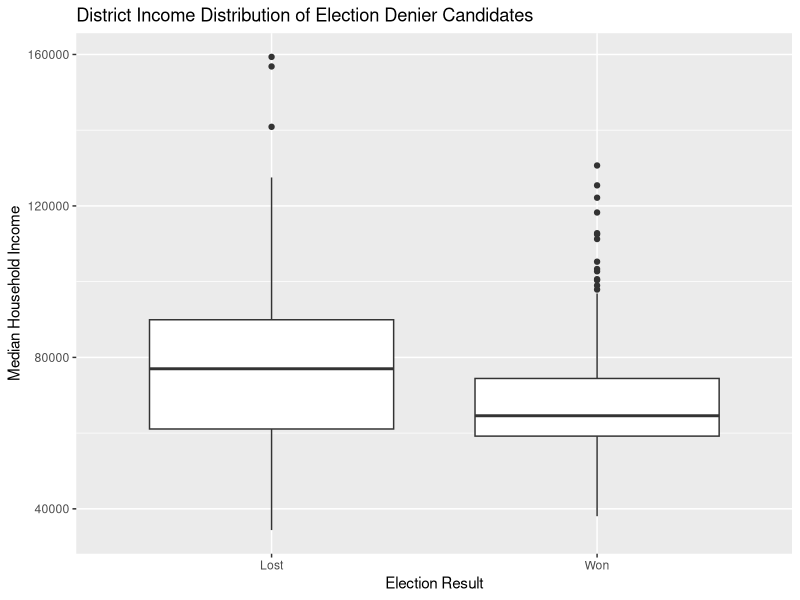

Recreate this plot in R.
## ---- chunk 1
library(tidyverse)
election_deniers <- read_csv("election_deniers.csv")

election_deniers <- election_deniers |>
  mutate(result = if_else(win == 1, "Won", "Lost"))

graph <- election_deniers|>
  group_by(result) |>
  ggplot(aes(x = result,
                    y = median_household_income)) +
  geom_boxplot() +
  labs(title = "District Income Distribution of Election Denier Candidates",
       x = "Election Result",
       y = "Median Household Income")

graph
  
  

